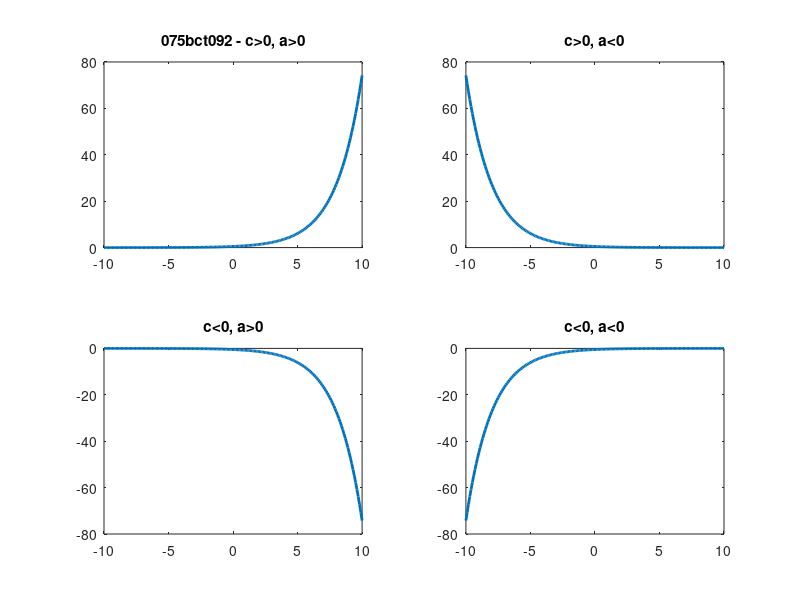

This chart was generated by the following MATLAB code:

t = -10:0.1:10;
c = .5;
a = .5;

x = c*exp(a*t);
subplot(2,2,1);
plot(t,x,'LineWidth',2);
title('075bct092 - c>0, a>0');

a = -.5;
x = c*exp(a*t);
subplot(2,2,2);
plot(t,x,'LineWidth',2);
title('c>0, a<0');


c = -.5;
a = .5;
x = c*exp(a*t);
subplot(2,2,3);
plot(t,x,'LineWidth',2);
title('c<0, a>0');


a = -.5;
x = c*exp(a*t);
subplot(2,2,4);
plot(t,x,'LineWidth',2);
title('c<0, a<0');